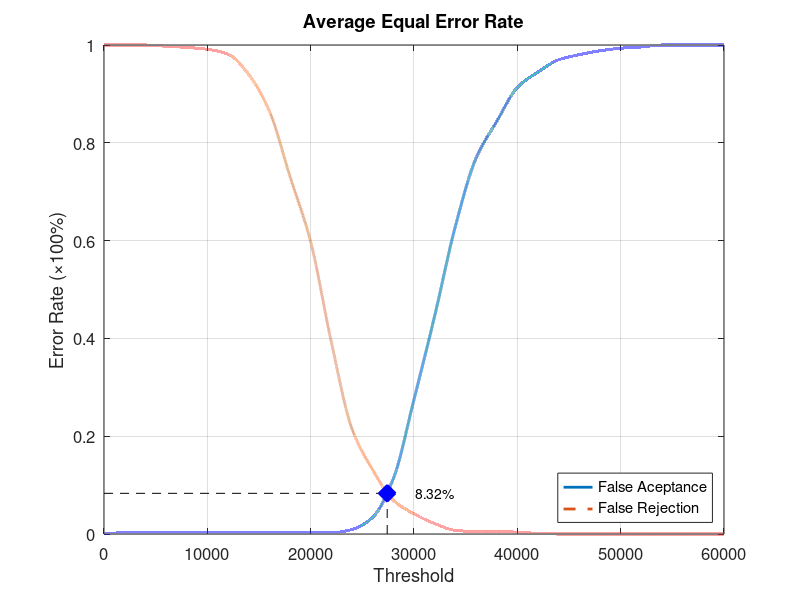
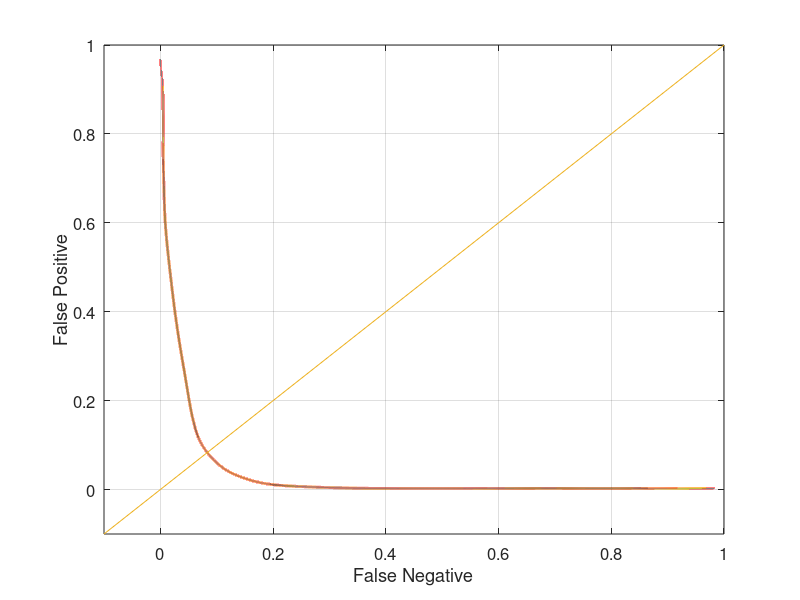

These charts were generated, in order, by the following MATLAB code:
function yEER = Experiment3Average
close all;
clear;
clc;
x = 0:2000:60000;
xq = 0:0.5:60000;

y0 = [0 0.00263158 0.00263158 0.00263158 0.00263158 0.00263158 0.00263158 0.00263158 0.00263158 0.00263158 0.00263158 0.00263158 0.00921053 0.0342105 0.113158 0.275 0.446053 0.628947 0.768421 0.843421 0.913158 0.944737 0.969737 0.980263 0.988158 0.993421 0.996053 1 1 1 1];
yy0 = interp1(x, y0, xq, 'pchip');
y1 = [1 1 1 0.9975 0.995 0.99125 0.98125 0.94 0.865 0.73125 0.5975 0.3925 0.215 0.13125 0.06875 0.04125 0.02125 0.0075 0.005 0.005 0.00375 0.00125 0 0 0 0 0 0 0 0 0];
yy1 = interp1(x, y1, xq, 'pchip');

% Calculating EER: 
y2 = abs(y0 - y1);
find(y2 == min(y2))
yy2 = abs(yy0 - yy1);
xEER = find(yy2 == min(yy2));
xEERIndex = xq(xEER) % X-axis EER
yEER = yy0(xEER) % Y-axis EER

main = figure
plot(xq, yy0,'-','LineWidth', 2);	hold on
plot(xq, yy1,'--','LineWidth', 2);	hold on
plot([xEERIndex xEERIndex], [0 yEER], 'k--');	hold on
plot([0 xEERIndex], [yEER yEER], 'k--');	hold on
plot(xEERIndex, yEER, 'bx', 'LineWidth', 10);	hold on
text(xEERIndex + 10 * xEERIndex / 100, yEER, [num2str(round((10000 * yEER)) / 100) '%'])
legend('False Aceptance', 'False Rejection', 'Location', 'SouthEast')
xlabel('Threshold')
ylabel('Error Rate (\times100%)')
title('Average Equal Error Rate')
set(gca, 'FontSize', 12)
axis([0 60000 0 1])
grid on

print(main, 'Experiment3AverageMain', '-dpng');
FNRxFPR = figure('Color', [1 1 1]);
plot(yy1, yy0, '-', yy1, yy0, 'LineWidth', 2);
hold on
y = -0.1:0.1:1
plot(y, y); 
set(gca, 'FontSize', 12)
xlabel('False Negative')
ylabel('False Positive')
axis([-0.1 1 -0.1 1])
set(gca, 'FontSize', 12)
grid on

print(FNRxFPR, 'Experiment3AverageFNRxFPR','-dpng');
end
